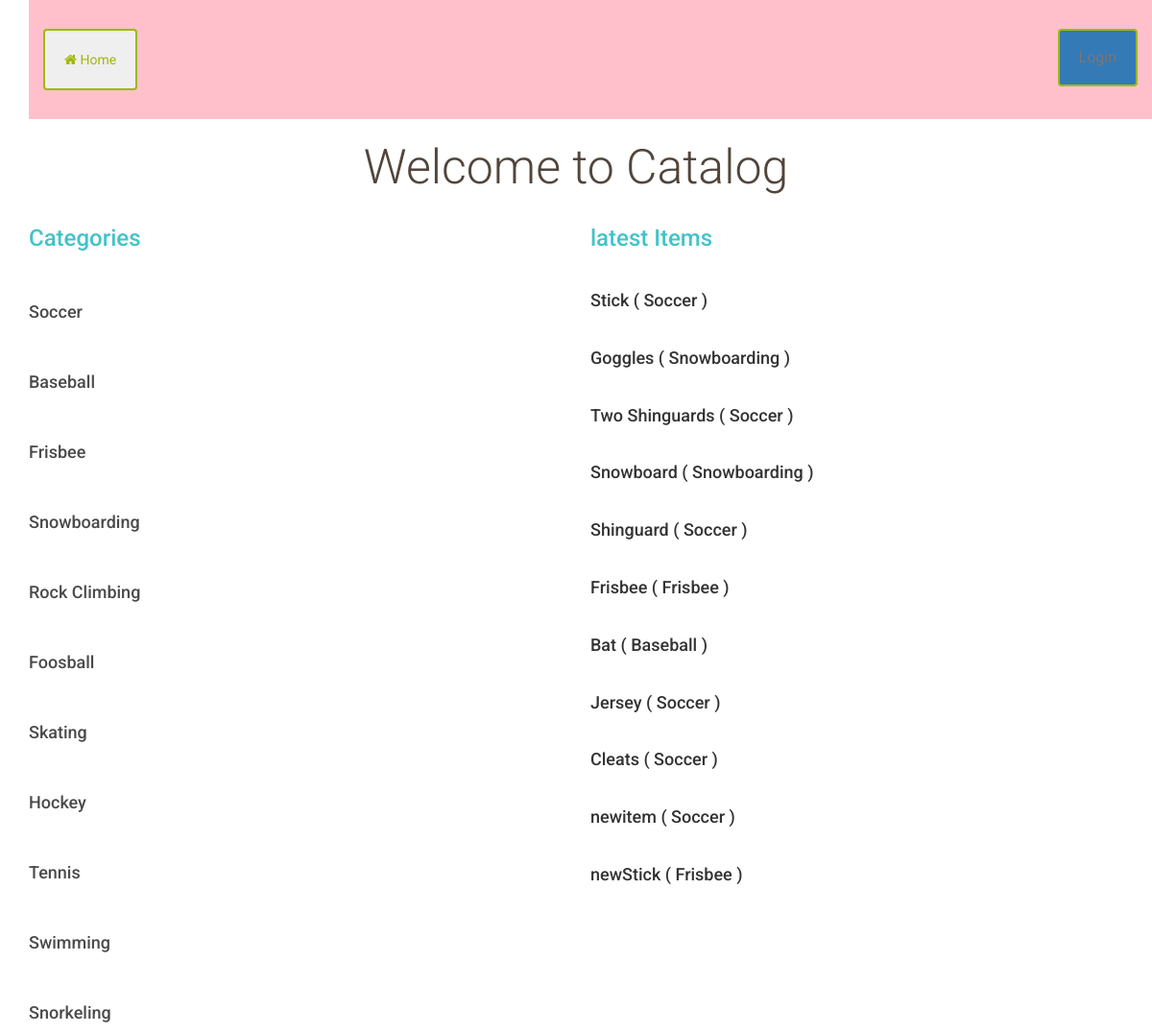
The app's page /Catalog/, older data.
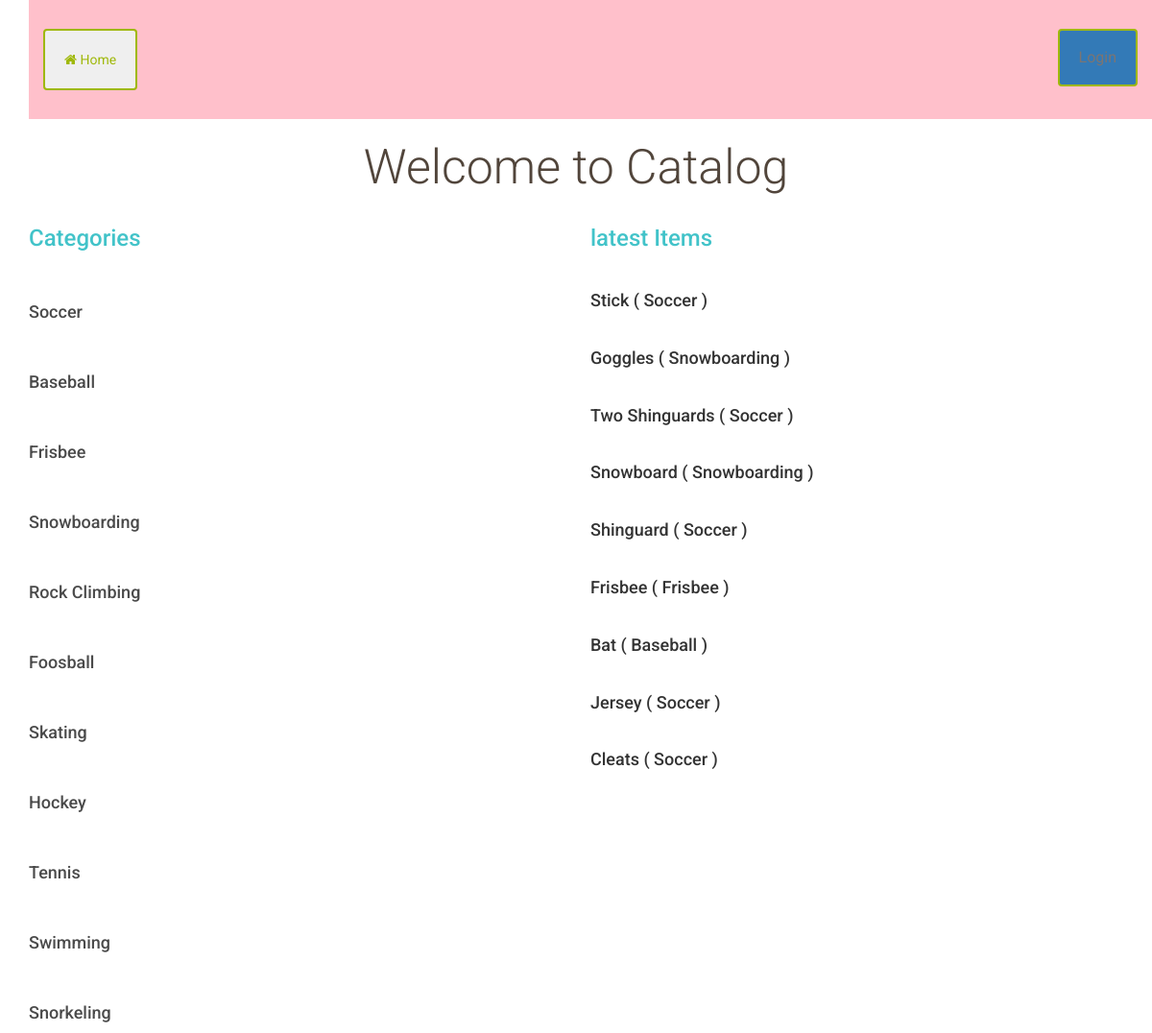
The same page, newer data.
### database_setup.py (models this page shows, shortened)
class Category(Base):
    __tablename__ = "category"
    id = Column(Integer, primary_key=True)
    name = Column(String(250), nullable=False)
    user_id = Column(Integer, ForeignKey('user.id'))
    user = relationship(User)

class Items(Base):
    __tablename__ = "items"
    name = Column(String(80), nullable=False)
    id = Column(Integer, primary_key=True)
    description = Column(String(250))
    category_id = Column(Integer, ForeignKey('category.id'))
    category = relationship(Category)
    user_id = Column(Integer, ForeignKey('user.id'))
    user = relationship(User)

### project.py (the view)
@app.route('/')
@app.route('/Catalog/')
def show_categories():
    category = session.query(Category)
    items = session.query(Items).all()
    return render_template("Categories.html", category=category, items=items)

### templates/Categories.html
{% extends "main.html" %}
{% block content %}
{% include "header.html" %}
<html>
<center><h1>Welcome to Catalog</h1></center>
<div class="row">
      <div class="col-sm-6">
              <h2>Categories</h2>
	{% for cat in category %}
    <br>
  			<a href='{{url_for("showCategory",category_name= cat.name) }}'> <h3>{{cat.name}}</h3> </a>
	{% endfor %}
    </div>
    <div class="col-sm-6" >
      <p>
     <h2>latest Items</h2>
        <br>
       {% for item in items:%}
  <h4>  {{item.name + " ( " + item.category.name + " ) "}}</h4>
        <br>
        {%endfor%}
        </p>
    </div>
</div>
</html>
{% endblock %}

### templates/main.html (shortened to what this page needs)
<!DOCTYPE html>
<html lang="en">
	<head>
		<link rel="stylesheet" href="//netdna.bootstrapcdn.com/bootstrap/3.1.1/css/bootstrap.min.css">
		<link href="https://stackpath.bootstrapcdn.com/font-awesome/4.7.0/css/font-awesome.min.css" rel="stylesheet">
		<link rel=stylesheet type=text/css href="{{ url_for('static', filename='styles.css') }}">
	</head>
	<body>
		<div class="container">
			{% block content %}
			{% endblock %}
		</div>
	</body>
</html>

### templates/header.html (shortened to what this page needs)
<div class="container">
<div class="row top-menu" id="toprow" >
	<div class="col-md-6">
			<button class="btn" href="{{url_for('show_categories')}}"><i class="fa fa-home"></i> Home</button>
	</div>
	<div class="col-md-6 text-right">
		{%if 'username' not in session %}
		<a class="btn btn-primary"  href="{{url_for('login')}}">
   Login</a>
		{% else %}
				<a class="btn btn-danger"  href="{{url_for('logout')}}">
						Logout
					<i class="icon-refresh icon-spin"></i></a>
{% endif %}
	</div>
</div>
</div>

### static/styles.css (style rules this page uses)
html { box-sizing: border-box; background:url('background.jpg')no-repeat center center fixed; width:100%; min-height:600px; -webkit-background-size:cover; -moz-background-size:cover; -o-background-size:cover; background-size:cover; }
#toprow { background-color: pink; }
* { font-family: "Helvetica Neue Bold", Roboto, Helvetica, Arial, sans-serif; font-weight: 700; }
h1 { font-family: "Helvetica Neue Light", Roboto, Helvetica, Arial, sans-serif; font-size: 50px; color: #51453B; line-height: 60px; font-weight: 300; }
h2 { font-size: 24px; color: #42C3C9; line-height: 29px; }
h3 { font-size: 18px; color: #4A4A4A; line-height: 23px; }
p { font-family: "Helvetica Neue", Roboto, Helvetica, Arial, sans-serif; font-size: 16px; color: #7B7573; line-height: 24px; font-weight: 400; }
a { font-size: 14px; color: #0093B9; line-height: 17px; }
.btn { padding: 20px; margin: 0; border-color: #9FB80A; border-width: 2px; color: #9FB80A;; }
.top-menu { padding-top: 30px; padding-bottom: 30px; }
.top-menu a { margin-bottom: 0; line-height: 16px; font-size: 16px; color: #7B7573; font-weight: 400; }

Row changes from the older to the newer data that the page shows:
removed Items: name.name "newitem ( Soccer )"
removed Items: name.name "newStick ( Frisbee )"
